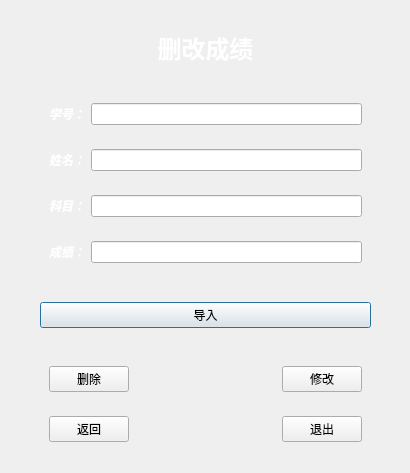
<?xml version="1.0" encoding="UTF-8"?>
<ui version="4.0">
 <class>DataChange</class>
 <widget class="QDialog" name="DataChange">
  <property name="geometry">
   <rect>
    <x>0</x>
    <y>0</y>
    <width>410</width>
    <height>473</height>
   </rect>
  </property>
  <property name="windowTitle">
   <string>删改成绩</string>
  </property>
  <widget class="QWidget" name="widget_7" native="true">
   <property name="geometry">
    <rect>
     <x>40</x>
     <y>30</y>
     <width>331</width>
     <height>421</height>
    </rect>
   </property>
   <layout class="QVBoxLayout" name="verticalLayout">
    <item>
     <widget class="QLabel" name="label_5">
      <property name="text">
       <string>&lt;html&gt;&lt;head/&gt;&lt;body&gt;&lt;p align=&quot;center&quot;&gt;&lt;span style=&quot; font-size:18pt; font-weight:600; color:#ffffff;&quot;&gt;删改成绩&lt;/span&gt;&lt;/p&gt;&lt;/body&gt;&lt;/html&gt;</string>
      </property>
     </widget>
    </item>
    <item>
     <spacer name="verticalSpacer">
      <property name="orientation">
       <enum>Qt::Vertical</enum>
      </property>
      <property name="sizeHint" stdset="0">
       <size>
        <width>20</width>
        <height>40</height>
       </size>
      </property>
     </spacer>
    </item>
    <item>
     <widget class="QWidget" name="widget_2" native="true">
      <layout class="QHBoxLayout" name="horizontalLayout_2">
       <item>
        <widget class="QLabel" name="label">
         <property name="text">
          <string>&lt;html&gt;&lt;head/&gt;&lt;body&gt;&lt;p&gt;&lt;span style=&quot; font-weight:600; font-style:italic; color:#ffffff;&quot;&gt;学号：&lt;/span&gt;&lt;/p&gt;&lt;/body&gt;&lt;/html&gt;</string>
         </property>
        </widget>
       </item>
       <item>
        <widget class="QLineEdit" name="studengt_num"/>
       </item>
      </layout>
     </widget>
    </item>
    <item>
     <widget class="QWidget" name="widget_3" native="true">
      <layout class="QHBoxLayout" name="horizontalLayout_3">
       <item>
        <widget class="QLabel" name="label_2">
         <property name="text">
          <string>&lt;html&gt;&lt;head/&gt;&lt;body&gt;&lt;p&gt;&lt;span style=&quot; font-weight:600; font-style:italic; color:#ffffff;&quot;&gt;姓名：&lt;/span&gt;&lt;/p&gt;&lt;/body&gt;&lt;/html&gt;</string>
         </property>
        </widget>
       </item>
       <item>
        <widget class="QLineEdit" name="student_name"/>
       </item>
      </layout>
     </widget>
    </item>
    <item>
     <widget class="QWidget" name="widget_4" native="true">
      <layout class="QHBoxLayout" name="horizontalLayout_4">
       <item>
        <widget class="QLabel" name="label_3">
         <property name="text">
          <string>&lt;html&gt;&lt;head/&gt;&lt;body&gt;&lt;p&gt;&lt;span style=&quot; font-weight:600; font-style:italic; color:#ffffff;&quot;&gt;科目：&lt;/span&gt;&lt;/p&gt;&lt;/body&gt;&lt;/html&gt;</string>
         </property>
        </widget>
       </item>
       <item>
        <widget class="QLineEdit" name="student_object"/>
       </item>
      </layout>
     </widget>
    </item>
    <item>
     <widget class="QWidget" name="widget_5" native="true">
      <layout class="QHBoxLayout" name="horizontalLayout_5">
       <item>
        <widget class="QLabel" name="label_4">
         <property name="text">
          <string>&lt;html&gt;&lt;head/&gt;&lt;body&gt;&lt;p&gt;&lt;span style=&quot; font-weight:600; font-style:italic; color:#ffffff;&quot;&gt;成绩：&lt;/span&gt;&lt;/p&gt;&lt;/body&gt;&lt;/html&gt;</string>
         </property>
        </widget>
       </item>
       <item>
        <widget class="QLineEdit" name="student_score"/>
       </item>
      </layout>
     </widget>
    </item>
    <item>
     <spacer name="verticalSpacer_2">
      <property name="orientation">
       <enum>Qt::Vertical</enum>
      </property>
      <property name="sizeHint" stdset="0">
       <size>
        <width>20</width>
        <height>40</height>
       </size>
      </property>
     </spacer>
    </item>
    <item>
     <widget class="QPushButton" name="btn_import">
      <property name="text">
       <string>导入</string>
      </property>
     </widget>
    </item>
    <item>
     <spacer name="verticalSpacer_3">
      <property name="orientation">
       <enum>Qt::Vertical</enum>
      </property>
      <property name="sizeHint" stdset="0">
       <size>
        <width>20</width>
        <height>40</height>
       </size>
      </property>
     </spacer>
    </item>
    <item>
     <widget class="QWidget" name="btn_del" native="true">
      <layout class="QHBoxLayout" name="horizontalLayout_6">
       <item>
        <widget class="QPushButton" name="pushButton">
         <property name="text">
          <string>删除</string>
         </property>
        </widget>
       </item>
       <item>
        <spacer name="horizontalSpacer">
         <property name="orientation">
          <enum>Qt::Horizontal</enum>
         </property>
         <property name="sizeHint" stdset="0">
          <size>
           <width>40</width>
           <height>20</height>
          </size>
         </property>
        </spacer>
       </item>
       <item>
        <widget class="QPushButton" name="btn_change">
         <property name="text">
          <string>修改</string>
         </property>
        </widget>
       </item>
      </layout>
     </widget>
    </item>
    <item>
     <widget class="QWidget" name="widget" native="true">
      <layout class="QHBoxLayout" name="horizontalLayout">
       <item>
        <widget class="QPushButton" name="btb_back">
         <property name="text">
          <string>返回</string>
         </property>
        </widget>
       </item>
       <item>
        <spacer name="horizontalSpacer_2">
         <property name="orientation">
          <enum>Qt::Horizontal</enum>
         </property>
         <property name="sizeHint" stdset="0">
          <size>
           <width>40</width>
           <height>20</height>
          </size>
         </property>
        </spacer>
       </item>
       <item>
        <widget class="QPushButton" name="btn_close">
         <property name="text">
          <string>退出</string>
         </property>
        </widget>
       </item>
      </layout>
     </widget>
    </item>
   </layout>
  </widget>
 </widget>
 <resources/>
 <connections/>
</ui>
